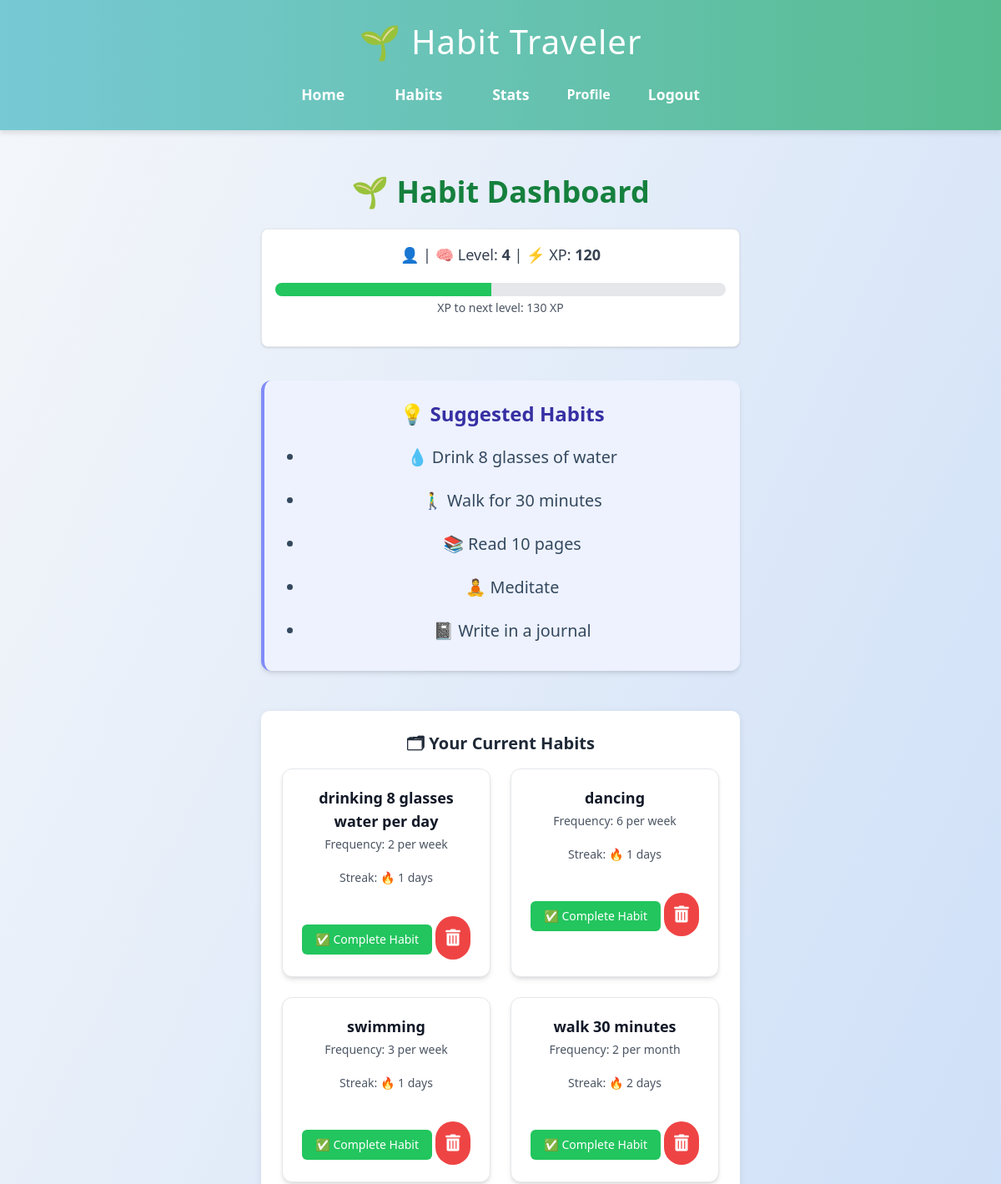
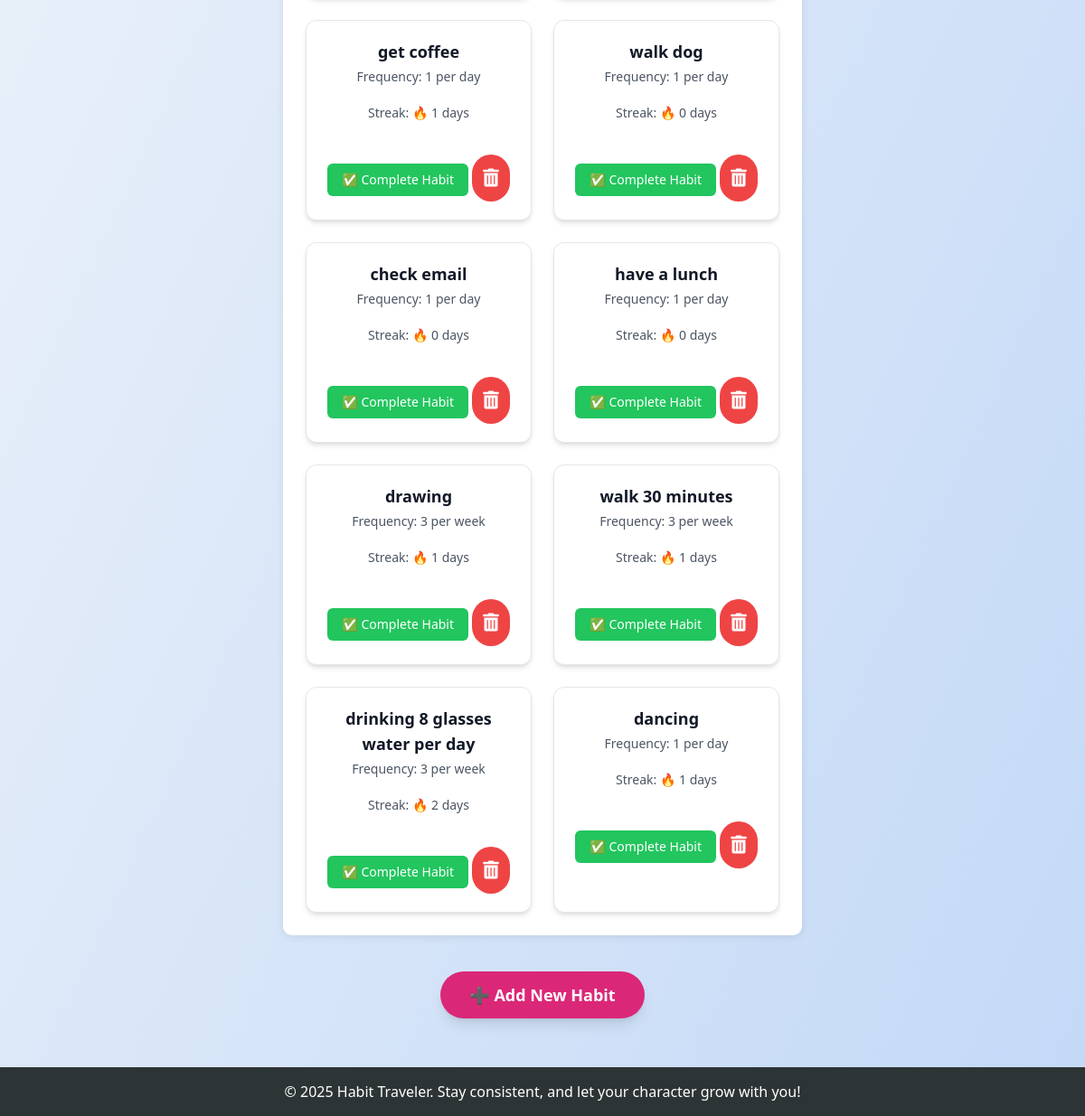
The app's page /habits (signed in) with its own data (2 pictures, top to bottom).
### app.py (models this page shows)
class User(db.Model):
    id = db.Column(db.Integer, primary_key=True)
    email = db.Column(db.String(150), unique=True, nullable=False)
    name = db.Column(db.String(150), unique=True, nullable=True)
    password = db.Column(db.String(200), nullable=False)
    xp = db.Column(db.Integer, default=0)
    level = db.Column(db.Integer, default=1)
    birthday = db.Column(db.Date, nullable=True)
    age = db.Column(db.Integer, nullable=True)
    description = db.Column(db.String(500), nullable=True)
    avatar = db.Column(db.String(200), nullable=True)

class Habit(db.Model):
    id = db.Column(db.Integer, primary_key=True)
    user_id = db.Column(db.Integer, db.ForeignKey('user.id'), nullable=False)
    name = db.Column(db.String(150), nullable=False)
    target_frequency = db.Column(db.Integer, nullable=True)
    frequency_period = db.Column(db.String(10), nullable=True)
    reminder_time = db.Column(db.Time, nullable=True)
    user = db.relationship('User', backref='habits')
    last_reminder_sent = db.Column(DateTime, nullable=True)

### app.py (the view)
@app.route('/habits')
def habits():
    if 'user_id' not in session:
        return redirect(url_for('login'))
    user_id = session['user_id']
    name = session.get('name')
    user = User.query.get(user_id)
    xp_needed = 100 + (user.level - 1) * 50
    progress_percent = int((user.xp / xp_needed) * 100) if xp_needed > 0 else 0
    progress_class = f"w-[{progress_percent}%]"
    user_habits = Habit.query.filter_by(user_id=user_id).all()
    habits_with_data = []
    for habit in user_habits:
        completions_query = HabitCompletion.query.filter_by(habit_id=habit.id, user_id=user_id)
        if habit.frequency_period == 'day':
            start_date = date.today()
        elif habit.frequency_period == 'week':
            start_date = date.today() - timedelta(days=date.today().weekday())
        elif habit.frequency_period == 'month':
            start_date = date.today().replace(day=1)
        completions = completions_query.filter(HabitCompletion.date >= start_date).count()
        habits_with_data.append({
            'id': habit.id,
            'name': habit.name,
            'streak': completions,
            'goal': habit.target_frequency,
            'period': habit.frequency_period,
            'on_track': completions >= habit.target_frequency
        })
    return render_template('habit.html',
                           habits=habits_with_data,
                           name=name,
                           user=user,
                           xp_needed=xp_needed,
                           progress_class=progress_class)

### templates/habit.html (shortened to what this page needs)
{% extends "base.html" %}
{% block content %}
<div class="max-w-4xl mx-auto p-6">
    <h2 class="text-4xl font-extrabold mb-6 text-center text-green-700">🌱 Habit Dashboard</h2>
    <div class="bg-white p-4 rounded-lg shadow mb-10 text-center border border-gray-200">
        <p class="text-lg text-gray-700 font-medium">
            👤 <strong>{{ username }}</strong> | 🧠 Level: <strong>{{ user.level }}</strong> | ⚡ XP: <strong>{{ user.xp }}</strong>
        </p>
        <div class="mt-3 h-4 bg-gray-200 rounded-full overflow-hidden">
            <div class="h-full bg-green-500 transition-all duration-300 {{ progress_class }}"></div>
        </div>
        <p class="text-sm text-gray-600 mt-1">XP to next level: {{ xp_needed - user.xp }} XP</p>
    </div>
    <section class="mb-12 bg-indigo-50 p-6 rounded-xl border-l-4 border-indigo-400 shadow-md">
        <h3 class="text-2xl font-bold text-indigo-800 mb-3">💡 Suggested Habits</h3>
        <ul class="list-disc pl-6 text-gray-700 space-y-1 text-lg">
            <li>💧 Drink 8 glasses of water</li>
            <li>🚶‍♂ Walk for 30 minutes</li>
            <li>📚 Read 10 pages</li>
            <li>🧘 Meditate</li>
            <li>📓 Write in a journal</li>
        </ul>
    </section>
    <section class="mb-10">
        <h3 class="text-xl font-semibold text-gray-800 mb-4">🗂 Your Current Habits</h3>
        {% if habits %}
            <div class="habits-container grid gap-6 sm:grid-cols-2">
                {% for habit in habits %}
                    <div class="habit-card bg-white p-5 rounded-xl shadow-md border border-gray-200">
                        <h4 class="text-lg font-bold text-gray-900">{{ habit.name }}</h4>
                        <p class="text-gray-600 text-sm mt-1">Frequency: {{ habit.goal }} per {{ habit.period }}</p>
                        <p class="text-gray-600 text-sm">Streak: 🔥 {{ habit.streak }} days</p>
                        <form action="{{ url_for('complete_habit', habit_id=habit.id) }}" method="post" style="display:inline;">
                            <button
                                class="bg-green-500 hover:bg-green-600 text-white py-2 px-4 rounded-md text-sm mt-4"
                                type="submit">
                                ✅ Complete Habit
                            </button>
                        </form>
                        <form action="{{ url_for('delete_habit', habit_id=habit.id) }}" method="post" style="display:inline;">
                            <button
                                type="submit"
                                class="bg-red-500 hover:bg-red-600 text-white p-3 rounded-full mt-4 transition duration-300 focus:outline-none">
                                <i class="fas fa-trash-alt text-xl"></i>
                            </button>
                        </form>
                    </div>
                {% endfor %}
            </div>
        {% else %}
            <div class="bg-yellow-50 border-l-4 border-yellow-400 text-yellow-800 p-4 rounded">
                <p>You haven’t added any habits yet. Start your first quest!</p>
            </div>
        {% endif %}
    </section>
    <div class="text-center mt-10">
        <a
            href="{{ url_for('add_habit') }}"
            class="bg-pink-600 hover:bg-pink-700 text-white font-bold text-lg py-3 px-8 rounded-full shadow-lg transition duration-300 inline-block">
            ➕ Add New Habit
        </a>
    </div>
</div>
{% endblock %}

### static/style.css (style rules this page uses)
body { margin: 0; font-family: 'Segoe UI', Tahoma, Geneva, Verdana, sans-serif; background: linear-gradient(to bottom right, #f5f7fa, #c3d9f7); color: #333; min-height: 100vh; display: flex; flex-direction: column; }
main h2 { font-size: 2em; color: #4b6584; margin-bottom: 10px; }
main p { font-size: 1.1em; line-height: 1.6; margin-bottom: 20px; }
section { background: white; border-radius: 10px; padding: 25px; margin-bottom: 20px; box-shadow: 0 2px 10px rgba(0,0,0,0.08); }
ul { list-style: none; padding: 0; }
ul li { padding: 10px 0; font-size: 1.1em; color: #34495e; }
a { color: #3498db; text-decoration: none; }
button i { font-size: 1.5rem; transition: transform 0.2s ease-in-out; }
.habits-container { display: flex; flex-wrap: wrap; gap: 20px; justify-content: center; }
.habit-card { width: 250px; padding: 20px; background: white; border-radius: 10px; box-shadow: 0 4px 8px rgba(0,0,0,0.1); text-align: center; }

### records on screen
User: level "4", xp "120", xp_needed-user.xp "130"
Habit: name "drinking 8 glasses water per day", goal "2", period "week", streak "1"
Habit: name "dancing", goal "6", period "week", streak "1"
Habit: name "swimming", goal "3", period "week", streak "1"
Habit: name "walk 30 minutes", goal "2", period "month", streak "2"
Habit: name "get coffee", goal "1", period "day", streak "1"
Habit: name "walk dog", goal "1", period "day", streak "0"
Habit: name "check email", goal "1", period "day", streak "0"
Habit: name "have a lunch", goal "1", period "day", streak "0"
Habit: name "drawing", goal "3", period "week", streak "1"
Habit: name "walk 30 minutes", goal "3", period "week", streak "1"
Habit: name "drinking 8 glasses water per day", goal "3", period "week", streak "2"
Habit: name "dancing", goal "1", period "day", streak "1"
